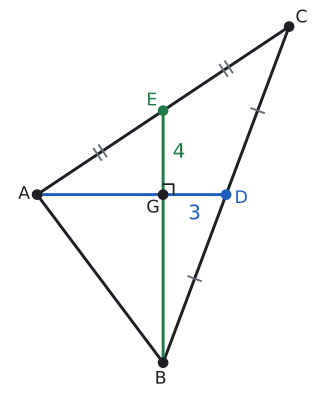

This figure's Python source:
import sys; sys.path.insert(0, "tools")
from cizim import *

# G ağırlık merkezi; [AD] ⊥ [BE]; |GD| = 3, |GE| = 4 → |AG| = 6, |BG| = 8, |AB| = 10.
G = np.array([0.0, 0.0]); A = np.array([-6.0, 0.0]); D = np.array([3.0, 0.0])
B = np.array([0.0, -8.0]); E = np.array([0.0, 4.0]); C = 2 * D - B
print("C", C, "E=(A+C)/2", (A + C) / 2, "G=(A+B+C)/3", (A + B + C) / 3, "AB", np.linalg.norm(A - B))

fig, ax = sekil(5, 5.2)
ax.set_aspect("equal"); ax.axis("off")
ax.plot(*zip(A, B, C, A), color=YAZI)
ax.plot(*zip(A, D), color=MAVI); ax.plot(*zip(B, E), color=YESIL)
k = 0.5
ax.plot([k, k, 0], [0, k, k], color=YAZI, lw=1.3)
def centik(P1, Q1, n):
    M = (P1 + Q1) / 2; d = (Q1 - P1) / np.linalg.norm(Q1 - P1); m = np.array([-d[1], d[0]])
    for i in range(n):
        c = M + (i - (n - 1) / 2) * 0.3 * d
        ax.plot(*zip(c - 0.32 * m, c + 0.32 * m), color=SOLUK, lw=1.4)
for X, Y, n in ((B, D, 1), (D, C, 1), (A, E, 2), (E, C, 2)):
    centik(X, Y, n)
nokta(ax, *A, "A", dx=-0.9, dy=-0.2); nokta(ax, *B, "B", dx=-0.4, dy=-1.0); nokta(ax, *C, "C", dx=0.3, dy=0.2)
nokta(ax, *D, "D", dx=0.4, dy=-0.4, renk=MAVI); nokta(ax, *E, "E", dx=-0.8, dy=0.25, renk=YESIL)
nokta(ax, *G, "G", dx=-0.8, dy=-0.85)
ax.text(1.5, -0.45, "3", color=MAVI, fontsize=15, ha="center", va="top")
ax.text(0.45, 2.0, "4", color=YESIL, fontsize=15, va="center")
ax.set_xlim(-7.4, 7.2); ax.set_ylim(-9.4, 8.9)
kaydet(fig, __file__)
